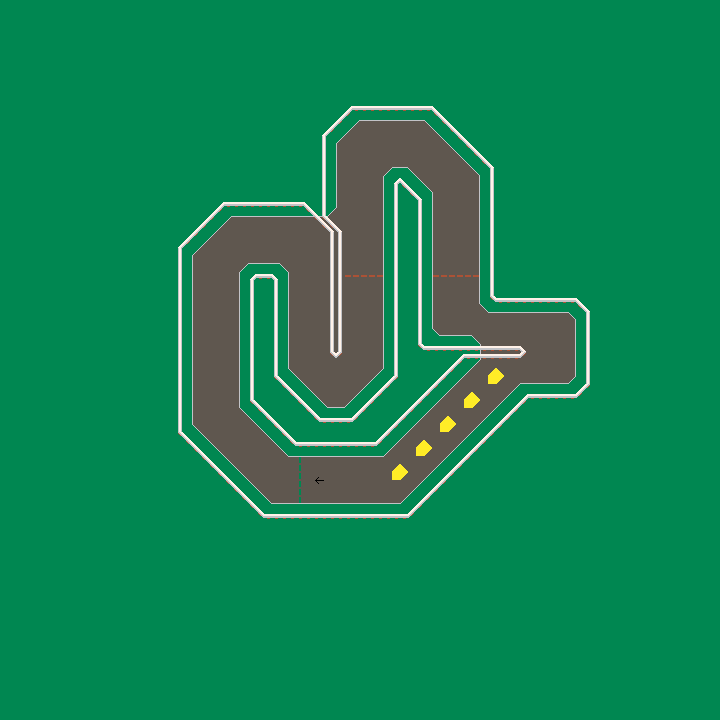

This is a level from a 2D game, rendered from its Tiled map with the project's own tilesets. A one-line summary and the map file follow, with tile-layer data summarised:
An orthogonal 90x90 tile map with 8x8 px tiles, 4 tile layers (Road, Decals, Props, Markers), 2 tilesets.

<map version="1.10" tiledversion="1.10.0" orientation="orthogonal" renderorder="right-down" width="90" height="90" tilewidth="8" tileheight="8" infinite="0" nextlayerid="5" nextobjectid="1">
 <properties>
  <property name="bronze" type="int" value="3170" />
  <property name="gold" type="int" value="2370" />
  <property name="laps" type="int" value="4" />
  <property name="name" value="c1 - cUTTER" />
  <property name="plat" type="int" value="2250" />
  <property name="req_medals" type="int" value="8" />
  <property name="silver" type="int" value="2670" />
 </properties>
 <tileset firstgid="1" source="driftmaniaTiles.tsx" />
 <tileset firstgid="257" source="markers.tsx" />
 <layer id="1" name="Road" width="90" height="90">
  <data>[8100 cells, 8100 non-empty, 10 distinct tile ids]</data>
 </layer>
 <layer id="3" name="Decals" width="90" height="90">
  <data>[8100 cells, 94 non-empty, 12 distinct tile ids]</data>
 </layer>
 <layer id="2" name="Props" width="90" height="90">
  <data>[8100 cells, 414 non-empty, 7 distinct tile ids]</data>
 </layer>
 <layer id="4" name="Markers" width="90" height="90">
  <data>[8100 cells, 1 non-empty, 1 distinct tile ids]</data>
 </layer>
</map>